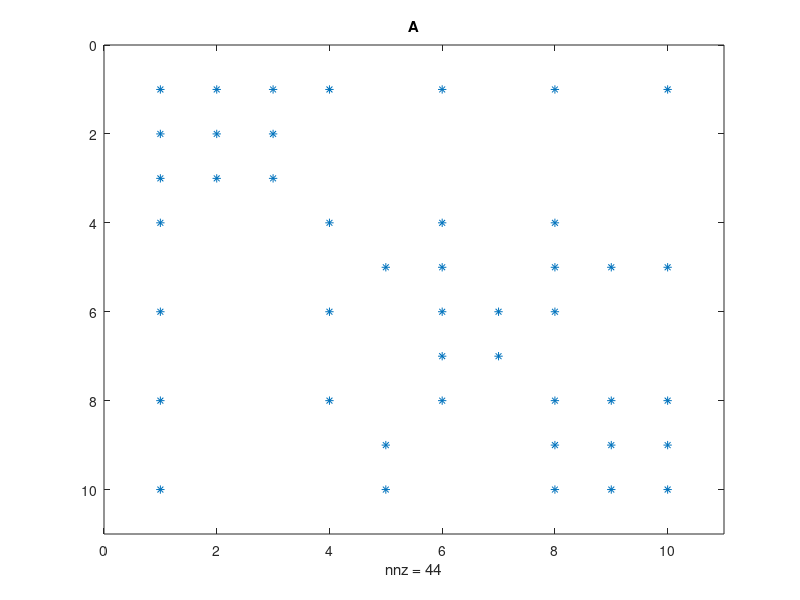
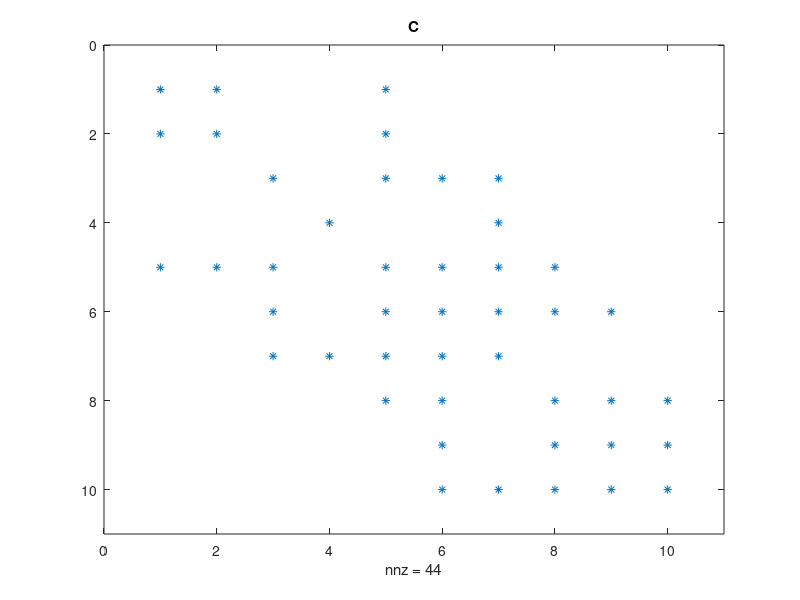
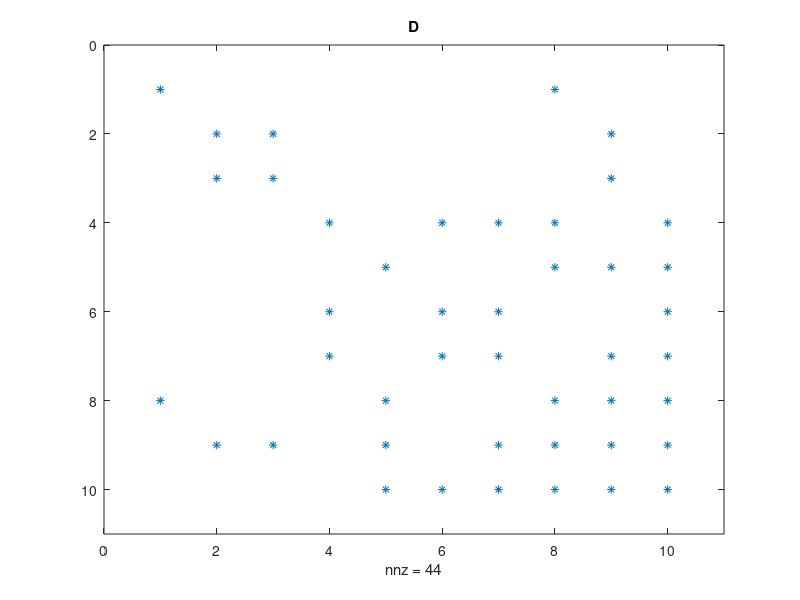
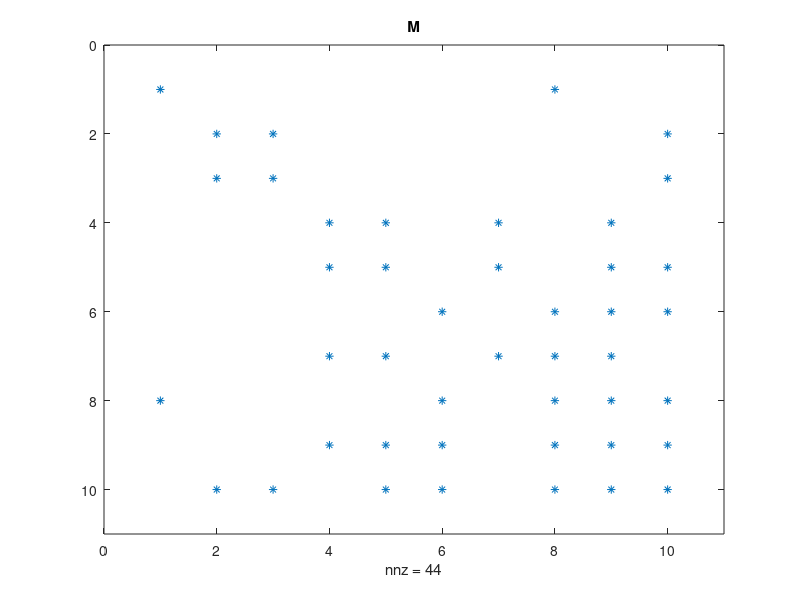

Write the MATLAB code that produced these figures, in order.
%Ex7 Q2
clc
clear
%   1 2 3 4 5 6 7 8 9 10
A=[ 1 1 1 1 0 1 0 1 0 1;
    1 1 1 0 0 0 0 0 0 0;
    1 1 1 0 0 0 0 0 0 0;
    1 0 0 1 0 1 0 1 0 0;
    0 0 0 0 1 1 0 1 1 1;
    1 0 0 1 0 1 1 1 0 0;
    0 0 0 0 0 1 1 0 0 0;
    1 0 0 1 0 1 0 1 1 1;
    0 0 0 0 1 0 0 1 1 1;
    1 0 0 0 1 0 0 1 1 1];


[i, j]=find(A);
bw=max(i-j)
bandwidth(A)

figure(1)

spy(A)
title('A')
%sparse(A)

%B: Cuthill-McKee(CM) reordering


%C: RCM reordering
figure(2)
C=symrcm(A);
spy(A(C,C))
title('C')

%D: Column Count reordering
D=colperm(A);
figure(3)
spy(A(D,D))
title('D')

%M: Minimum Degree reordering
M=amd(A);
figure(4)
spy(A(M,M))
title('M')